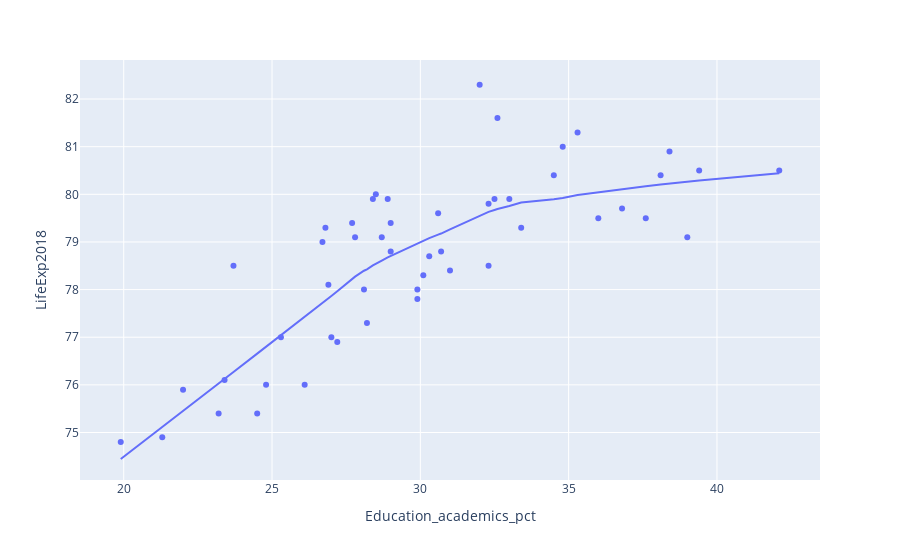

Notebook source saved alongside this figure:
### Code cell
fig = px.scatter(df_temp, x="Education_academics_pct", y="LifeExp2018", 
                 trendline="lowess")
#fig.show()
plotly.offline.iplot(fig)

### Figure 1 — Plotly figure (JSON) as saved in the notebook; plotly's stock layout.template omitted (floating-point values rounded to 4 significant figures)
{"data": [{"hovertemplate": "Education_academics_pct=%{x}<br>LifeExp2018=%{y}<extra></extra>", "legendgroup": "", "marker": {"color": "#636efa", "symbol": "circle"}, "mode": "markers", "name": "", "orientation": "v", "showlegend": false, "type": "scatter", "x": [30.7, 36, 34.8, 26.7, 29, 28.9, 36.8, 30.3, 27.7, 32.5, 29, 32, 27.8, 39.4, 30.6, 34.5, 32.3, 42.1, 26.8, 28.1, 38.4, 32.3, 30.1, 39, 27.2, 31, 28.2, 38.1, 37.6, 33.4, 25.3, 28.5, 24.8, 33, 29.9, 27, 26.1, 29.9, 35.3, 19.9, 23.7, 22, 24.5, 23.2, 26.9, 23.4, 21.3, 28.7, 32.6, 28.4, null, null, null, null, null], "xaxis": "x", "y": [78.8, 79.5, 81, 79, 78.8, 79.9, 79.7, 78.7, 79.4, 79.9, 79.4, 82.3, 79.1, 80.5, 79.6, 80.4, 78.5, 80.5, 79.3, 78, 80.9, 79.8, 78.3, 79.1, 76.9, 78.4, 77.3, 80.4, 79.5, 79.3, 77, 80, 76, 79.9, 78, 77, 76, 77.8, 81.3, 74.8, 78.5, 75.9, 75.4, 75.4, 78.1, 76.1, 74.9, 79.1, 81.6, 79.9, 81.3, 81.2, 80.7, 76.4, 74.8], "yaxis": "y"}, {"hovertemplate": "<b>LOWESS trendline</b><br><br>Education_academics_pct=%{x}<br>LifeExp2018=%{y} <b>(trend)</b><extra></extra>", "legendgroup": "", "marker": {"color": "#636efa", "symbol": "circle"}, "mode": "lines", "name": "", "showlegend": false, "type": "scatter", "x": [19.9, 21.3, 22, 23.2, 23.4, 23.7, 24.5, 24.8, 25.3, 26.1, 26.7, 26.8, 26.9, 27, 27.2, 27.7, 27.8, 28.1, 28.2, 28.4, 28.5, 28.7, 28.9, 29, 29, 29.9, 29.9, 30.1, 30.3, 30.6, 30.7, 31, 32, 32.3, 32.3, 32.5, 32.6, 33, 33.4, 34.5, 34.8, 35.3, 36, 36.8, 37.6, 38.1, 38.4, 39, 39.4, 42.1], "xaxis": "x", "y": [74.44, 75.11, 75.45, 76.03, 76.12, 76.27, 76.66, 76.8, 77.04, 77.42, 77.72, 77.77, 77.82, 77.87, 77.97, 78.22, 78.27, 78.4, 78.43, 78.51, 78.54, 78.61, 78.68, 78.71, 78.71, 78.97, 78.97, 79.03, 79.08, 79.15, 79.18, 79.27, 79.56, 79.63, 79.63, 79.67, 79.69, 79.75, 79.83, 79.9, 79.92, 79.98, 80.04, 80.11, 80.17, 80.21, 80.23, 80.27, 80.29, 80.44], "yaxis": "y"}], "layout": {"legend": {"tracegroupgap": 0}, "margin": {"t": 60}, "xaxis": {"anchor": "y", "domain": [0, 1], "title": {"text": "Education_academics_pct"}}, "yaxis": {"anchor": "x", "domain": [0, 1], "title": {"text": "LifeExp2018"}}}}
